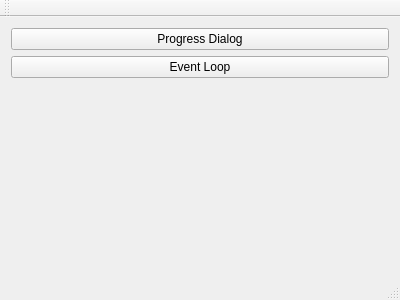
<?xml version="1.0" encoding="UTF-8"?>
<ui version="4.0">
 <class>CMainWindow</class>
 <widget class="QMainWindow" name="CMainWindow">
  <property name="geometry">
   <rect>
    <x>0</x>
    <y>0</y>
    <width>400</width>
    <height>300</height>
   </rect>
  </property>
  <property name="windowTitle">
   <string>MainWindow</string>
  </property>
  <widget class="QWidget" name="centralWidget">
   <layout class="QVBoxLayout" name="verticalLayout">
    <item>
     <widget class="QPushButton" name="progessBtn">
      <property name="text">
       <string>Progress Dialog</string>
      </property>
     </widget>
    </item>
    <item>
     <widget class="QPushButton" name="eventBtn">
      <property name="text">
       <string>Event Loop</string>
      </property>
     </widget>
    </item>
    <item>
     <spacer name="verticalSpacer">
      <property name="orientation">
       <enum>Qt::Vertical</enum>
      </property>
      <property name="sizeHint" stdset="0">
       <size>
        <width>20</width>
        <height>40</height>
       </size>
      </property>
     </spacer>
    </item>
   </layout>
  </widget>
  <widget class="QMenuBar" name="menuBar">
   <property name="geometry">
    <rect>
     <x>0</x>
     <y>0</y>
     <width>400</width>
     <height>22</height>
    </rect>
   </property>
  </widget>
  <widget class="QToolBar" name="mainToolBar">
   <attribute name="toolBarArea">
    <enum>TopToolBarArea</enum>
   </attribute>
   <attribute name="toolBarBreak">
    <bool>false</bool>
   </attribute>
  </widget>
  <widget class="QStatusBar" name="statusBar"/>
 </widget>
 <layoutdefault spacing="6" margin="11"/>
 <resources/>
 <connections/>
</ui>
